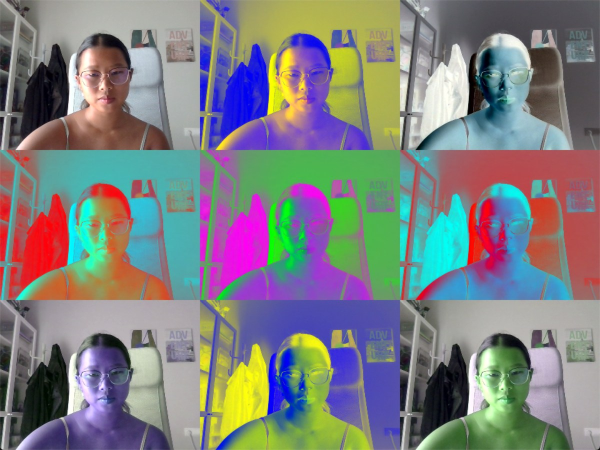
#> input picture Ejemplos/example6.jpg, 1200 x 900 px, given in place of the camera (shown at 1/2 size)
$ jupyter execute Tareas.ipynb   (text cells are left out)
#> lines starting #> are read from the running program, lines starting #| are printed output that depends on the picture; after the words box and inside, x2 and y2 are one past the last pixel; in counts of white or black regions, pixels touching at a corner belong together
[cell 1]
import cv2
import numpy as np
import matplotlib.pyplot as plt

[cell 2]
#Dimensiones de la imagen a crear según la tarea
ancho = 800
largo = 800

[cell 3]
black_img = np.zeros((largo, ancho, 1), dtype=np.uint8)
print(black_img.shape)

[cell 4]
black_img = np.zeros((largo, ancho), dtype=np.uint8)
for x in range(0, ancho, 100):
    for y in range(0, largo, 100):
        if (x//100 + y//100) % 2 == 0:
            black_img[y:y+100, x:x+100] = 255

plt.imshow(black_img, cmap='gray')
plt.show()

[cell 5]
black_img = np.zeros((largo, ancho, 3), dtype=np.uint8)

# Rojo
black_img[0:600,250:ancho, 0] = 255 #tercer índice especifica un canal (0-2)

# Blanco esquina izquierda superior
black_img[0:300, 0:225, 0] = 255
black_img[0:300, 0:225, 1] = 255
black_img[0:300, 0:225, 2] = 255

# Blanco lateral izquierdo
black_img[340:600, 0:225, 0] = 255
black_img[340:600, 0:225, 1] = 255
black_img[340:600, 0:225, 2] = 255

# Azul abajo a la izquierda
black_img[630:800, 0:225, 2] = 255

# Blanco abajo

black_img[630:800, 250:700, 0] = 255
black_img[630:800, 250:700, 1] = 255
black_img[630:800, 250:700, 2] = 255

# Blanco abajo a la derecha
black_img[630:710, 710:800, 0] = 255
black_img[630:710, 710:800, 1] = 255
black_img[630:710, 710:800, 2] = 255

# Amarillo abajo a la derecha
black_img[720:800, 710:800, 0] = 255
black_img[720:800, 710:800, 1] = 255
black_img[720:800, 710:800, 2] = 0


plt.imshow(black_img)
plt.show()

[cell 6]
size = 500
base = np.zeros((size, size, 3), dtype = np.uint8)

[cell 7]
base = np.zeros((size, size, 3), dtype = np.uint8)
# Línea diagonal de la esquina inferior izquierda a la superior derecha
cv2.line(base, (0, size-1), (size-1, 0), (255, 255, 255), 5)
# Linea diagonal de la esquina superior izquierda a la inferior derecha
cv2.line(base, (0, 0), (size-1, size-1), (255, 255, 255), 5)
# Polígono
pts = np.array([[250, 0], [10, 200], [10, 300], [250, 499], [489, 300], [489, 200]], dtype=np.int32)  # Creamos el array de puntos
pts = pts.reshape((-1, 1, 2))   # Convertimos el array al formato (nº vertices x 1 x 2)
cv2.fillPoly(base, [pts], (128, 0, 128))
# Rectángulo vertical
cv2.rectangle(base, (150, 100), (350, 400), (0, 128, 128), -1)
# Rectángulo horizontal
cv2.rectangle(base, (100, 150), (400, 350), (0, 180, 128), -1)
# Círculos
cv2.circle(base, (250, 250), 150, (255, 255, 255), 5)
cv2.circle(base, (150, 150), 50, (255, 255, 255), 5)
cv2.circle(base, (350, 150), 50, (255, 255, 255), 5)
cv2.circle(base, (350, 350), 50, (255, 255, 255), 5)
cv2.circle(base, (150, 350), 50, (255, 255, 255), 5)

pts = np.array([[250, 150], [200, 250], [250, 350], [300, 250]], dtype=np.int32)
pts = pts.reshape((-1, 1, 2))
cv2.fillPoly(base, [pts], (0, 255, 128))

# Mostramos la imagen
plt.imshow(base)
plt.show()

[cell 8]
vid = cv2.VideoCapture(0)

while(True):
    ret, frame = vid.read()
#> frame is the input picture: shape (900, 1200, 3); mean B, G, R 128.4, 127.8, 126.4

    if ret:
        # Separamos canales
        b = frame[:,:,0]
        g = frame[:,:,1]
        r = frame[:,:,2]
        # Dimensiones imagen de entrada
        h, w, c = frame.shape
#> h = 900; w = 1200; c = 3

        # Modificamos uno de los planos
        g = 255 - g     # Invertimos el valor
        ruido = np.random.randint(0, 50, g.shape, dtype=np.uint8)
        g = cv2.add(g, ruido)   # Añadimos ruido
        g = cv2.GaussianBlur(g, (15, 15), 0)    # Añadimos desenfoque

        # Concateamos en horizontal los tres planos del fotograma
        collage = np.hstack((r, g, b))

        # Muestra fotograma redimensionando a la mitad para que quepa en pantalla
        cv2.imshow('RGB', cv2.resize(collage, (int(w*1.5),int(h/2)),cv2.INTER_NEAREST))

    # Detenemos pulsado ESC
    if cv2.waitKey(20) == 27:
#> (key Esc is pressed here)
        break

# Libera el objeto de captura
vid.release()
# Destruye ventanas
cv2.destroyAllWindows()

[cell 9]
vid = cv2.VideoCapture(0)

while(True):
    ret, frame = vid.read()

    if ret:
        frameHSV = cv2.cvtColor(frame, cv2.COLOR_BGR2HSV)
#> frameHSV: shape (900, 1200, 3); mean H, S, V 84.2, 98.5, 161.8
        h, s, v = cv2.split(frameHSV)
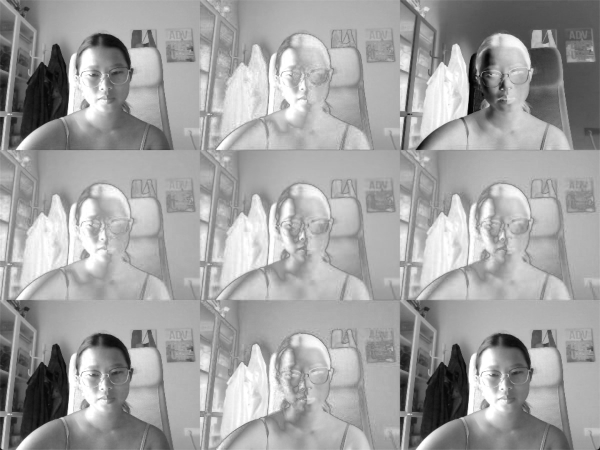
#> v: shape (900, 1200) (shown at 1/2 size); min 0, max 255, mean 161.8
        minVal, maxVal, minLoc, maxLoc = cv2.minMaxLoc(v)
#> minVal = 0; maxVal = 255; minLoc = (942, 116); maxLoc = (175, 102)
        # En azul tenemos el valor del pixel más claro
        cv2.circle(frame, maxLoc, 10, (255, 0, 0), 2)
#> frame: shape (900, 1200, 3); 0.02% of pixels changed, all inside (x1, y1, x2, y2) = (164, 91, 187, 114)

        # En rojo tenemos el valor del pixel más oscuro
        cv2.circle(frame, minLoc, 10, (0, 0, 255), 2)
#> frame: shape (900, 1200, 3); mean B, G, R 128.4, 127.8, 126.4


        cv2.imshow('Original', frame)

    if cv2.waitKey(20) == 27:
#> (key Esc is pressed here)
        break

vid.release()
cv2.destroyAllWindows()

[cell 10]
vid = cv2.VideoCapture(0)

# Dimensiones de la cámara
w = int(vid.get(cv2.CAP_PROP_FRAME_WIDTH))
h = int(vid.get(cv2.CAP_PROP_FRAME_HEIGHT))

# Fuerzo a mitad de resolución para ocupar menos pantalla
w=int(w/2)
h=int(h/2)
vid.set(cv2.CAP_PROP_FRAME_WIDTH, w)
vid.set(cv2.CAP_PROP_FRAME_HEIGHT, h)

# Imagen conjunta 2x original
collage = np.zeros((h*3,w*3,3), dtype = np.uint8)
# Primera fila
tl = collage[0:h,0:w]
tm = collage[0:h,w:w*2]
tr = collage[0:h,w*2:w*3]
# Tercera fila
ml = collage[h:h*2,0:w]
mm = collage[h:h*2,w:w*2]
mr = collage[h:h*2,w*2:w*3]
# Tercera fila
bl = collage[h*2:h*3,0:w]
bm = collage[h*2:h*3,w:w*2]
br = collage[h*2:h*3,w*2:w*3]

while True:
    ret, frameIN = vid.read()

    # Menor tamaño
    frame = cv2.resize(frameIN, (int(w),int(h)),cv2.INTER_NEAREST)
#> frame: shape (450, 600, 3)

    if ret:
        r = frame[:,:,2]
#> r: shape (450, 600)
        g = frame[:,:,1]
#> g: shape (450, 600)
        b = frame[:,:,0]
#> b: shape (450, 600)

        # Cambiamos los colores de los planos para el pop art

        # Primera fila
        tl[:,:,0] = b
        tl[:,:,1] = g
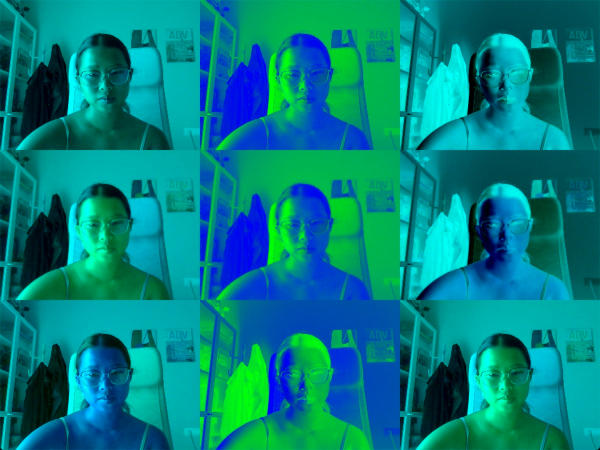
#> tl: shape (450, 600, 3); mean of channels 0, 1, 2 128.5, 127.9, 0; drawn as B, G, R
        tl[:,:,2] = r

        tm[:,:,0] = 255 - b
        tm[:,:,1] = g
        tm[:,:,2] = r
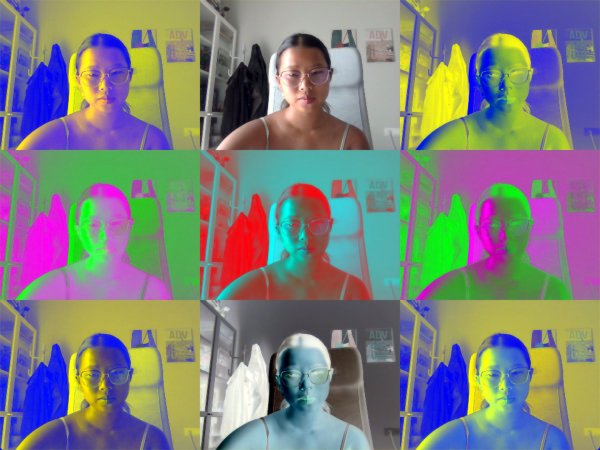
#> tm: shape (450, 600, 3); mean of channels 0, 1, 2 126.5, 127.9, 126.5; drawn as B, G, R

        tr[:,:,0] = 255 - b
        tr[:,:,1] = 255 - g
        tr[:,:,2] = 255 - r
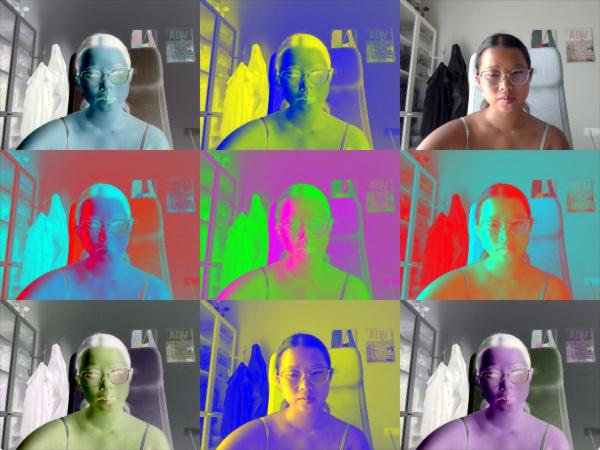
#> tr: shape (450, 600, 3); mean of channels 0, 1, 2 126.5, 127.1, 128.5; drawn as B, G, R

        # Segunda fila
        ml[:,:,0] = b
        ml[:,:,1] = r
        ml[:,:,2] = 255 - g
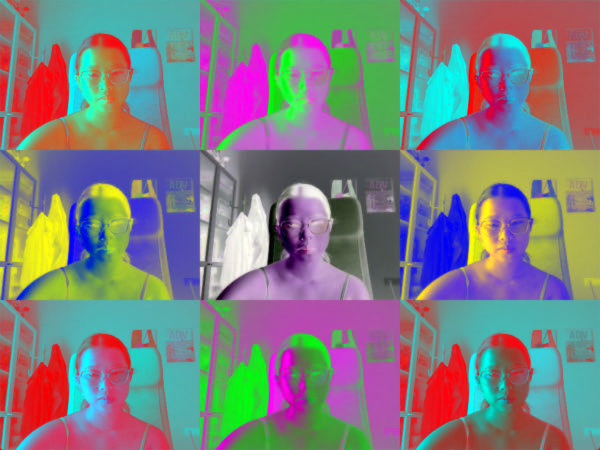
#> ml: shape (450, 600, 3); mean of channels 0, 1, 2 128.5, 126.5, 127.1; drawn as B, G, R

        mm[:,:,0] = 255 - b
        mm[:,:,1] = g
        mm[:,:,2] = 255 - r
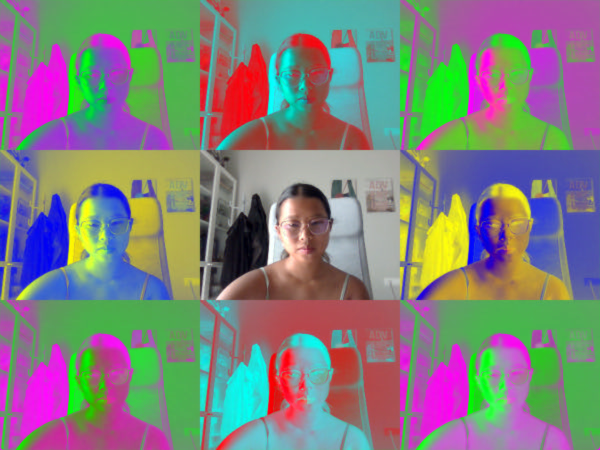
#> mm: shape (450, 600, 3); mean of channels 0, 1, 2 126.5, 127.9, 128.5; drawn as B, G, R

        mr[:,:,0] = 255 - b
        mr[:,:,1] = 255 - r
        mr[:,:,2] = g
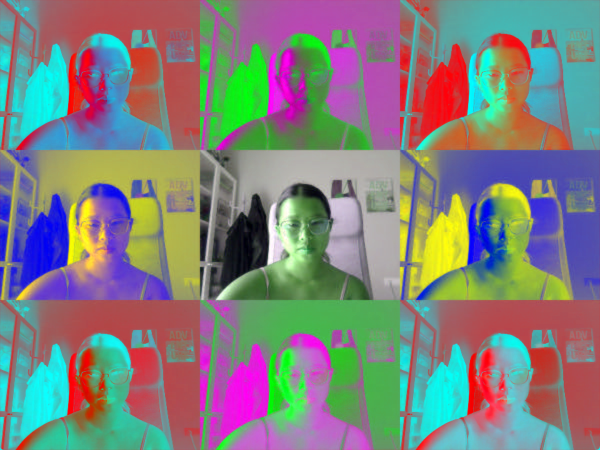
#> mr: shape (450, 600, 3); mean of channels 0, 1, 2 126.5, 128.5, 127.9; drawn as B, G, R

        # Tercera fila
        bl[:,:,0] = r
        bl[:,:,1] = b
        bl[:,:,2] = g
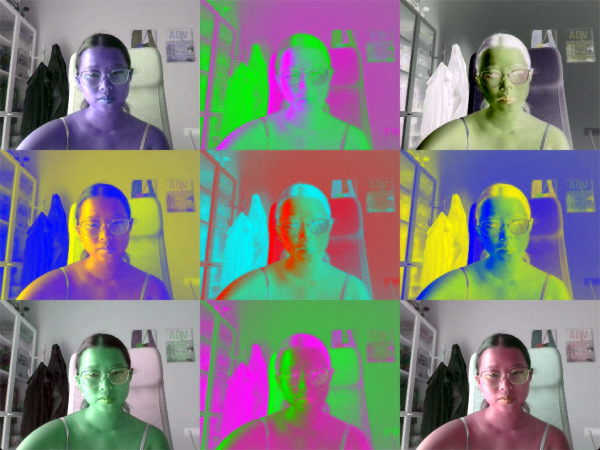
#> bl: shape (450, 600, 3); mean of channels 0, 1, 2 126.5, 128.5, 127.9; drawn as B, G, R

        bm[:,:,0] = b
        bm[:,:,1] = 255 - g
        bm[:,:,2] = 255 - r
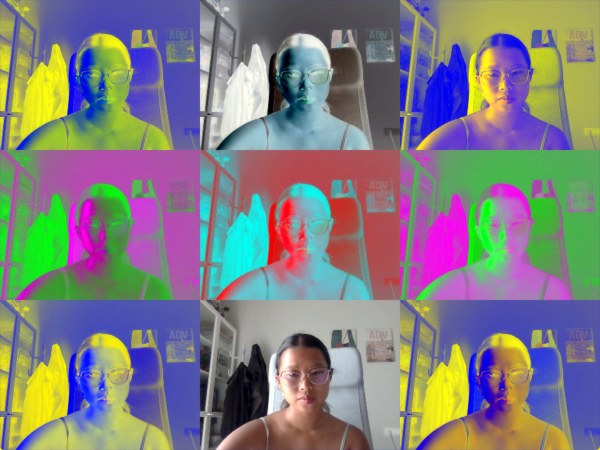
#> bm: shape (450, 600, 3); mean of channels 0, 1, 2 128.5, 127.1, 128.5; drawn as B, G, R

        br[:,:,0] = b
        br[:,:,1] = r
        br[:,:,2] = g
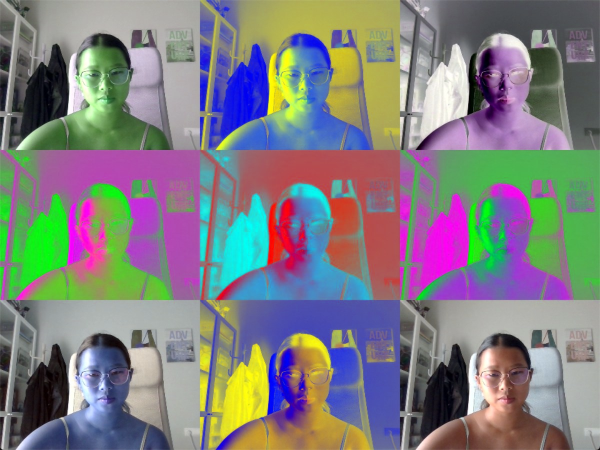
#> br: shape (450, 600, 3); mean of channels 0, 1, 2 128.5, 126.5, 127.9; drawn as B, G, R

        # Muestra composición
        cv2.imshow('Cam', collage)

    # Detenemos pulsado ESC
    if cv2.waitKey(20) == 27:
#> (key Esc is pressed here)
        break
# Cerramos la captura y las ventanas
vid.release()
cv2.destroyAllWindows()

$ run again, on Ejemplos/example1.png
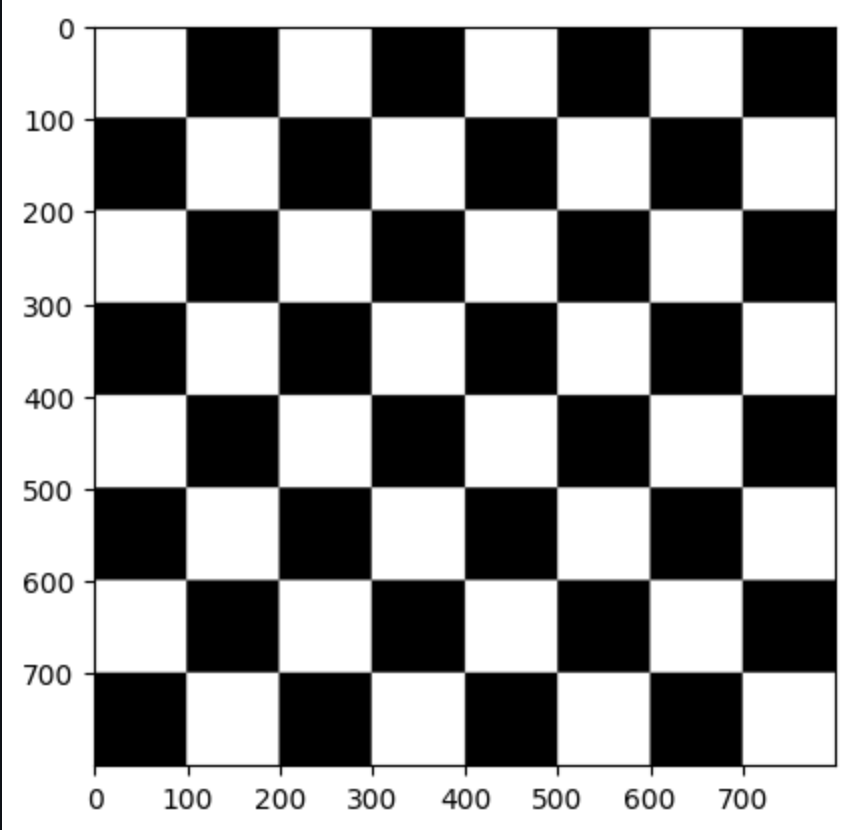
#> input picture Ejemplos/example1.png, 852 x 830 px, given in place of the camera
#> frame is the input picture: shape (830, 852, 3); mean B, G, R 152.1, 152.1, 152.1
#> frameHSV: shape (830, 852, 3); mean H, S, V 0.3, 0.2, 152.1
#> `h, s, v = cv2.split(frameHSV)`:
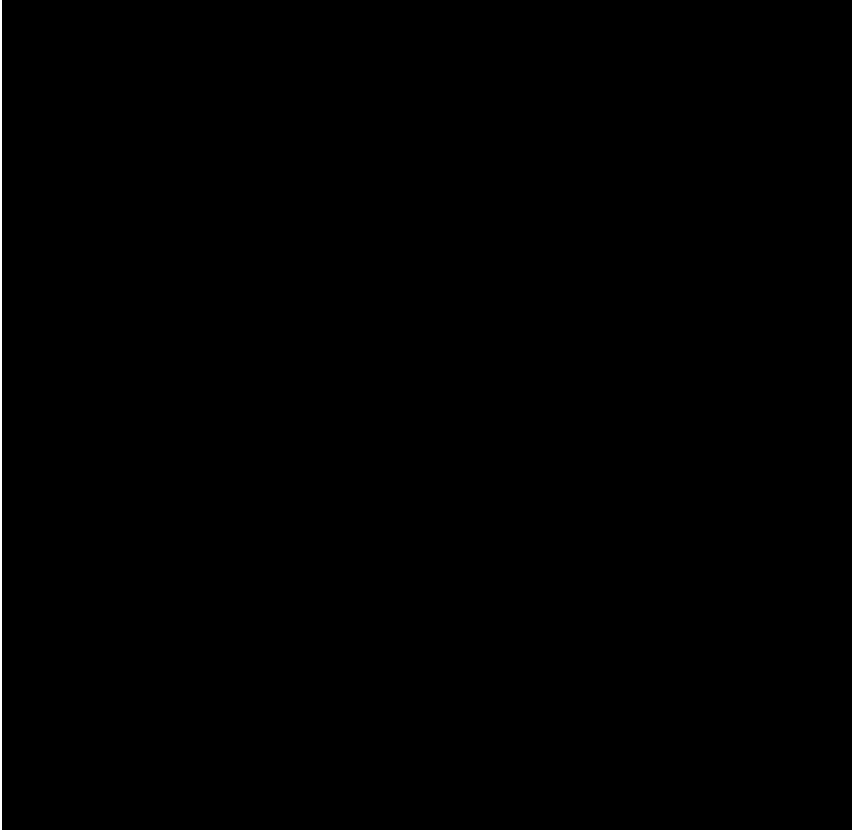
#> h: shape (830, 852); values 0 (black) and 109 (white), 0.23% white; 1 white region, box (x1, y1, x2, y2) and area: (0, 0, 2, 830) 1660
#> minVal = 0; maxVal = 255; minLoc = (189, 28); maxLoc = (2, 0)
#> `cv2.imshow('Cam', collage)`:
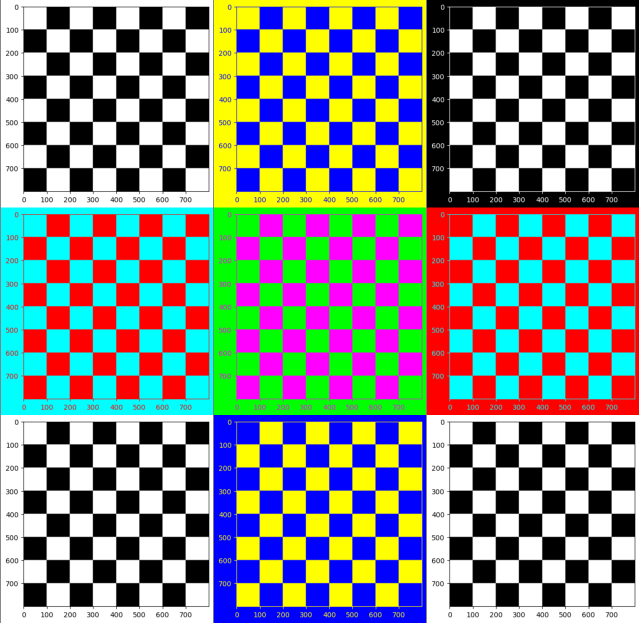
#> window 'Cam': shape (1245, 1278, 3) (shown at 1/2 size); mean B, G, R 130.2, 135.7, 130.2
